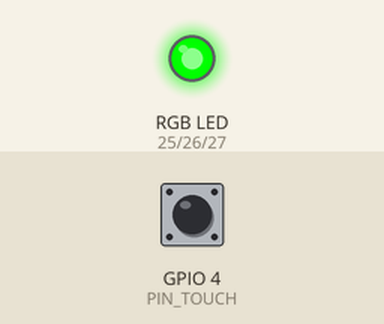
A sketch run on a simulated ESP32. Parts: an RGB LED mixed from three pins (HIGH = lit). The test bench sets the inputs (shaded band); at power-on: GPIO 4 (PIN_TOUCH) HIGH. What the sketch prints to the serial monitor is not drawn.

Above: at 0.1 s.
Timing chart, 0 to 1.6 s (numbered marks = the images above):
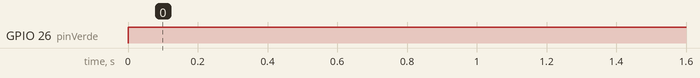

The sketch:

Touch_RGB.ino
```cpp
int PIN_TOUCH = 4;

const int pinRojo = 25;
const int pinVerde = 26;
const int pinAzul = 27;
const int UMBRAL_TOUCH = 600;


void setup() {
  // put your setup code here, to run once:
  Serial.begin(115200);
  pinMode(pinRojo, OUTPUT);
  pinMode(pinVerde, OUTPUT);
  pinMode(pinAzul, OUTPUT);
}

void aplicarColor(int r, int g, int b) {
  analogWrite(pinRojo, r);
  analogWrite(pinVerde, g);
  analogWrite(pinAzul, b);
}

void loop() {
  int lectura = touchRead(PIN_TOUCH);
  Serial.println(lectura);
  if (lectura < UMBRAL_TOUCH) {
    aplicarColor(0, 255, 0);
  } else {
    aplicarColor(255, 0, 0);
  }

  delay(100);
}
```

Measured:
- by itself, GPIO 26 (pinVerde): LOW → HIGH at 0.00 s
